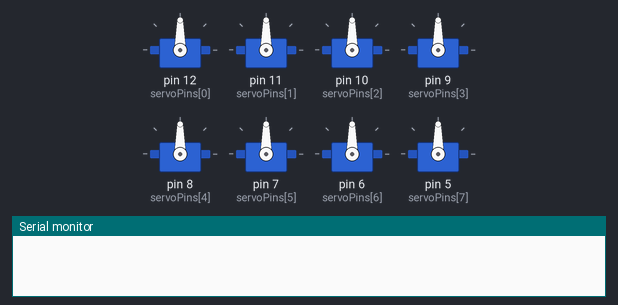
The sketch below on a simulated Arduino Uno, built with avr-gcc and run on an emulated ATmega328P. On the bench: 8 × servo, the last lines printed to the serial monitor.

Above: at 0.1 s.
At 1.15 s:
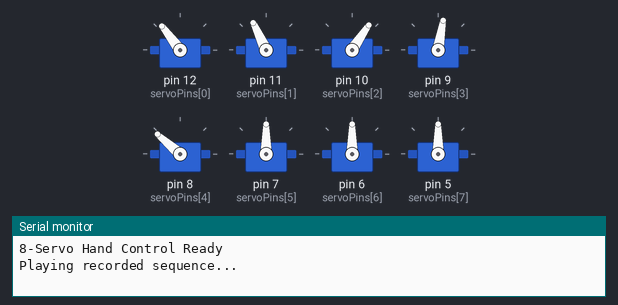
At 6.52 s:
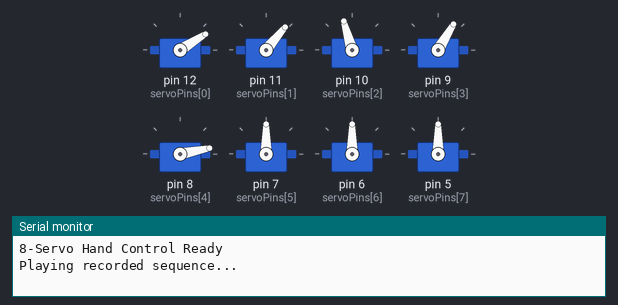
At 10.96 s:
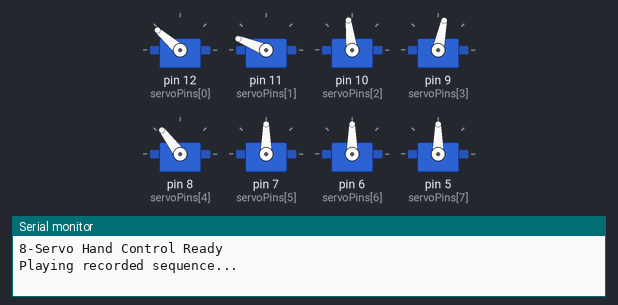
At 19.01 s:
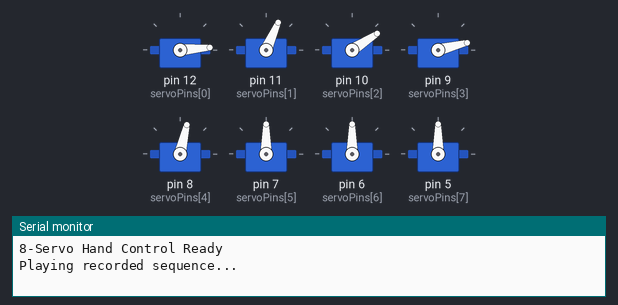
At 36.3 s:
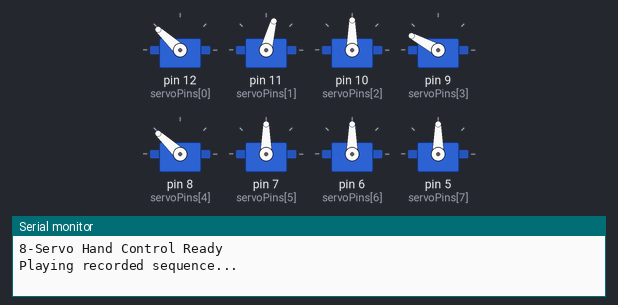
Timing chart, 0 to 37.8 s (numbered marks = the images above):
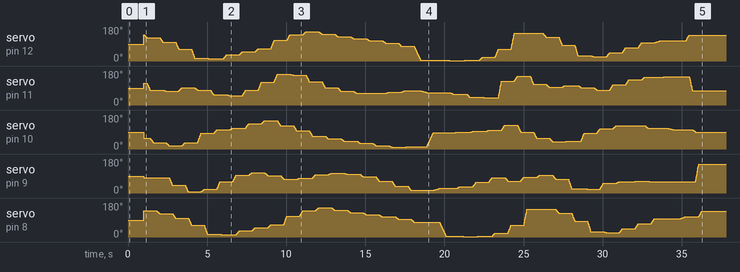

The sketch:

hand_movements_20251204_183200.ino
```cpp
/*
 * 8-Servo Hand Control - Generated Movement Code
 * Generated: 2025-12-04 18:32:00
 * Layers: 1
 * Total Movements: 1046
 *
 * Hardware: 5 Finger Servos + 3 Arm Servos
 * Fingers: Thumb, Index, Middle, Ring, Pinky
 * Arm: Shoulder, Elbow, Wrist
 *
 * Pin Mapping (reversed order):
 * Pin 12 -> Thumb (servo 0)
 * Pin 11 -> Index (servo 1)
 * Pin 10 -> Middle (servo 2)
 * Pin 9  -> Ring (servo 3)
 * Pin 8  -> Pinky (servo 4)
 * Pin 7  -> Shoulder (servo 5)
 * Pin 6  -> Elbow (servo 6)
 * Pin 5  -> Wrist (servo 7)
 */

#include <Servo.h>

// Servo objects for 8 servos (5 fingers + 3 arm)
Servo servo[8];

// Servo pins - REVERSED ORDER to match hardware (12-5)
int servoPins[8] = {12, 11, 10, 9, 8, 7, 6, 5};

// Forward declarations
void smoothMove(int servoIndex, int targetAngle, int steps = 10);
void centerAllServos();
void setFingers(int thumb, int index, int middle, int ring, int pinky);
void setArm(int wristRotate, int wristTilt, int elbow);

void setup() {
  Serial.begin(9600);

  // Attach servos
  for(int i = 0; i < 8; i++) {
    servo[i].attach(servoPins[i]);
    servo[i].write(90); // Center position
  }

  delay(1000);
  Serial.println("8-Servo Hand Control Ready");
}

void loop() {
  Serial.println("Playing recorded sequence...");

  playLayer1(); // Layer_1 (cursor mode)
  delay(2000); // Pause between layers

}

// Layer 1: Layer_1 - cursor mode
// Duration: 9.7s, Keyframes: 35 (reduced from 1046 frames)
void playLayer1() {
  // Keyframe 1 @ 0.00s: Fingers [139, 115, 56, 80, 139] Arm [-, -, -]
  delay(4);
  servo[0].write(139); // Thumb
  servo[1].write(115); // Index
  servo[2].write(56); // Middle
  servo[3].write(80); // Ring
  servo[4].write(139); // Pinky

  // Keyframe 2 @ 0.21s: Fingers [124, 78, 34, 80, 124] Arm [-, -, -]
  smoothMove(0, 124, 10); // Thumb
  smoothMove(1, 78, 10); // Index
  smoothMove(2, 34, 10); // Middle
  smoothMove(3, 80, 10); // Ring
  smoothMove(4, 124, 10); // Pinky

  // Keyframe 3 @ 0.42s: Fingers [100, 74, 16, 41, 100] Arm [-, -, -]
  smoothMove(0, 100, 10); // Thumb
  smoothMove(1, 74, 10); // Index
  smoothMove(2, 16, 10); // Middle
  smoothMove(3, 41, 10); // Ring
  smoothMove(4, 100, 10); // Pinky

  // Keyframe 4 @ 0.62s: Fingers [63, 91, 34, 6, 63] Arm [-, -, -]
  smoothMove(0, 63, 10); // Thumb
  smoothMove(1, 91, 10); // Index
  smoothMove(2, 34, 10); // Middle
  smoothMove(3, 6, 10); // Ring
  smoothMove(4, 63, 10); // Pinky

  // Keyframe 5 @ 0.82s: Fingers [14, 78, 83, 19, 14] Arm [-, -, -]
  smoothMove(0, 14, 10); // Thumb
  smoothMove(1, 78, 10); // Index
  smoothMove(2, 83, 10); // Middle
  smoothMove(3, 19, 10); // Ring
  smoothMove(4, 14, 10); // Pinky

  // Keyframe 6 @ 1.03s: Fingers [11, 53, 101, 59, 11] Arm [-, -, -]
  smoothMove(0, 11, 10); // Thumb
  smoothMove(1, 53, 10); // Index
  smoothMove(2, 101, 10); // Middle
  smoothMove(3, 59, 10); // Ring
  smoothMove(4, 11, 10); // Pinky

  // Keyframe 7 @ 1.24s: Fingers [32, 50, 111, 94, 32] Arm [-, -, -]
  smoothMove(0, 32, 10); // Thumb
  smoothMove(1, 50, 10); // Index
  smoothMove(2, 111, 10); // Middle
  smoothMove(3, 94, 10); // Ring
  smoothMove(4, 32, 10); // Pinky

  // Keyframe 8 @ 1.44s: Fingers [49, 77, 134, 106, 49] Arm [-, -, -]
  smoothMove(0, 49, 10); // Thumb
  smoothMove(1, 77, 10); // Index
  smoothMove(2, 134, 10); // Middle
  smoothMove(3, 106, 10); // Ring
  smoothMove(4, 49, 10); // Pinky

  // Keyframe 9 @ 1.65s: Fingers [64, 121, 149, 92, 64] Arm [-, -, -]
  smoothMove(0, 64, 10); // Thumb
  smoothMove(1, 121, 10); // Index
  smoothMove(2, 149, 10); // Middle
  smoothMove(3, 92, 10); // Ring
  smoothMove(4, 64, 10); // Pinky

  // Keyframe 10 @ 1.85s: Fingers [110, 162, 124, 73, 110] Arm [-, -, -]
  smoothMove(0, 110, 10); // Thumb
  smoothMove(1, 162, 10); // Index
  smoothMove(2, 124, 10); // Middle
  smoothMove(3, 73, 10); // Ring
  smoothMove(4, 110, 10); // Pinky

  // Keyframe 11 @ 2.05s: Fingers [139, 158, 97, 78, 139] Arm [-, -, -]
  smoothMove(0, 139, 10); // Thumb
  smoothMove(1, 158, 10); // Index
  smoothMove(2, 97, 10); // Middle
  smoothMove(3, 78, 10); // Ring
  smoothMove(4, 139, 10); // Pinky

  // Keyframe 12 @ 2.25s: Fingers [154, 124, 68, 97, 154] Arm [-, -, -]
  smoothMove(0, 154, 10); // Thumb
  smoothMove(1, 124, 10); // Index
  smoothMove(2, 68, 10); // Middle
  smoothMove(3, 97, 10); // Ring
  smoothMove(4, 154, 10); // Pinky

  // Keyframe 13 @ 2.46s: Fingers [142, 92, 53, 104, 142] Arm [-, -, -]
  smoothMove(0, 142, 10); // Thumb
  smoothMove(1, 92, 10); // Index
  smoothMove(2, 53, 10); // Middle
  smoothMove(3, 104, 10); // Ring
  smoothMove(4, 142, 10); // Pinky

  // Keyframe 14 @ 2.66s: Fingers [128, 72, 42, 99, 128] Arm [-, -, -]
  smoothMove(0, 128, 10); // Thumb
  smoothMove(1, 72, 10); // Index
  smoothMove(2, 42, 10); // Middle
  smoothMove(3, 99, 10); // Ring
  smoothMove(4, 128, 10); // Pinky

  // Keyframe 15 @ 2.87s: Fingers [117, 62, 30, 85, 117] Arm [-, -, -]
  smoothMove(0, 117, 10); // Thumb
  smoothMove(1, 62, 10); // Index
  smoothMove(2, 30, 10); // Middle
  smoothMove(3, 85, 10); // Ring
  smoothMove(4, 117, 10); // Pinky

  // Keyframe 16 @ 3.07s: Fingers [107, 61, 17, 63, 107] Arm [-, -, -]
  smoothMove(0, 107, 10); // Thumb
  smoothMove(1, 61, 10); // Index
  smoothMove(2, 17, 10); // Middle
  smoothMove(3, 63, 10); // Ring
  smoothMove(4, 107, 10); // Pinky

  // Keyframe 17 @ 3.27s: Fingers [95, 68, 10, 37, 95] Arm [-, -, -]
  smoothMove(0, 95, 10); // Thumb
  smoothMove(1, 68, 10); // Index
  smoothMove(2, 10, 10); // Middle
  smoothMove(3, 37, 10); // Ring
  smoothMove(4, 95, 10); // Pinky

  // Keyframe 18 @ 3.48s: Fingers [77, 75, 12, 14, 77] Arm [-, -, -]
  smoothMove(0, 77, 10); // Thumb
  smoothMove(1, 75, 10); // Index
  smoothMove(2, 12, 10); // Middle
  smoothMove(3, 14, 10); // Ring
  smoothMove(4, 77, 10); // Pinky

  // Keyframe 19 @ 4.45s: Fingers [5, 66, 85, 24, 5] Arm [-, -, -]
  smoothMove(0, 5, 20); // Thumb
  smoothMove(1, 66, 20); // Index
  smoothMove(2, 85, 20); // Middle
  smoothMove(3, 24, 20); // Ring
  smoothMove(4, 5, 20); // Pinky

  // Keyframe 20 @ 4.67s: Fingers [2, 58, 89, 34, 2] Arm [-, -, -]
  smoothMove(0, 2, 11); // Thumb
  smoothMove(1, 58, 11); // Index
  smoothMove(2, 89, 11); // Middle
  smoothMove(3, 34, 11); // Ring
  smoothMove(4, 2, 11); // Pinky

  // Keyframe 21 @ 4.88s: Fingers [4, 40, 93, 56, 4] Arm [-, -, -]
  smoothMove(0, 4, 10); // Thumb
  smoothMove(1, 40, 10); // Index
  smoothMove(2, 93, 10); // Middle
  smoothMove(3, 56, 10); // Ring
  smoothMove(4, 4, 10); // Pinky

  // Keyframe 22 @ 5.08s: Fingers [21, 38, 99, 82, 21] Arm [-, -, -]
  smoothMove(0, 21, 10); // Thumb
  smoothMove(1, 38, 10); // Index
  smoothMove(2, 99, 10); // Middle
  smoothMove(3, 82, 10); // Ring
  smoothMove(4, 21, 10); // Pinky

  // Keyframe 23 @ 5.28s: Fingers [62, 126, 127, 63, 62] Arm [-, -, -]
  smoothMove(0, 62, 10); // Thumb
  smoothMove(1, 126, 10); // Index
  smoothMove(2, 127, 10); // Middle
  smoothMove(3, 63, 10); // Ring
  smoothMove(4, 62, 10); // Pinky

  // Keyframe 24 @ 5.49s: Fingers [146, 153, 89, 83, 146] Arm [-, -, -]
  smoothMove(0, 146, 10); // Thumb
  smoothMove(1, 153, 10); // Index
  smoothMove(2, 89, 10); // Middle
  smoothMove(3, 83, 10); // Ring
  smoothMove(4, 146, 10); // Pinky

  // Keyframe 25 @ 5.70s: Fingers [146, 109, 57, 95, 146] Arm [-, -, -]
  smoothMove(0, 146, 10); // Thumb
  smoothMove(1, 109, 10); // Index
  smoothMove(2, 57, 10); // Middle
  smoothMove(3, 95, 10); // Ring
  smoothMove(4, 146, 10); // Pinky

  // Keyframe 26 @ 5.90s: Fingers [126, 93, 39, 72, 126] Arm [-, -, -]
  smoothMove(0, 126, 10); // Thumb
  smoothMove(1, 93, 10); // Index
  smoothMove(2, 39, 10); // Middle
  smoothMove(3, 72, 10); // Ring
  smoothMove(4, 126, 10); // Pinky

  // Keyframe 27 @ 6.10s: Fingers [84, 103, 42, 23, 84] Arm [-, -, -]
  smoothMove(0, 84, 10); // Thumb
  smoothMove(1, 103, 10); // Index
  smoothMove(2, 42, 10); // Middle
  smoothMove(3, 23, 10); // Ring
  smoothMove(4, 84, 10); // Pinky

  // Keyframe 28 @ 6.31s: Fingers [28, 92, 84, 21, 28] Arm [-, -, -]
  smoothMove(0, 28, 10); // Thumb
  smoothMove(1, 92, 10); // Index
  smoothMove(2, 84, 10); // Middle
  smoothMove(3, 21, 10); // Ring
  smoothMove(4, 28, 10); // Pinky

  // Keyframe 29 @ 6.51s: Fingers [22, 78, 108, 52, 22] Arm [-, -, -]
  smoothMove(0, 22, 10); // Thumb
  smoothMove(1, 78, 10); // Index
  smoothMove(2, 108, 10); // Middle
  smoothMove(3, 52, 10); // Ring
  smoothMove(4, 22, 10); // Pinky

  // Keyframe 30 @ 6.71s: Fingers [44, 106, 122, 60, 44] Arm [-, -, -]
  smoothMove(0, 44, 10); // Thumb
  smoothMove(1, 106, 10); // Index
  smoothMove(2, 122, 10); // Middle
  smoothMove(3, 60, 10); // Ring
  smoothMove(4, 44, 10); // Pinky

  // Keyframe 31 @ 6.92s: Fingers [70, 133, 124, 61, 70] Arm [-, -, -]
  smoothMove(0, 70, 10); // Thumb
  smoothMove(1, 133, 10); // Index
  smoothMove(2, 124, 10); // Middle
  smoothMove(3, 61, 10); // Ring
  smoothMove(4, 70, 10); // Pinky

  // Keyframe 32 @ 7.13s: Fingers [96, 148, 110, 59, 96] Arm [-, -, -]
  smoothMove(0, 96, 10); // Thumb
  smoothMove(1, 148, 10); // Index
  smoothMove(2, 110, 10); // Middle
  smoothMove(3, 59, 10); // Ring
  smoothMove(4, 96, 10); // Pinky

  // Keyframe 33 @ 7.67s: Fingers [108, 150, 102, 60, 108] Arm [-, -, -]
  smoothMove(0, 108, 20); // Thumb
  smoothMove(1, 150, 20); // Index
  smoothMove(2, 102, 20); // Middle
  smoothMove(3, 60, 20); // Ring
  smoothMove(4, 108, 20); // Pinky

  // Keyframe 34 @ 7.88s: Fingers [137, 75, 90, 152, 137] Arm [-, -, -]
  smoothMove(0, 137, 10); // Thumb
  smoothMove(1, 75, 10); // Index
  smoothMove(2, 90, 10); // Middle
  smoothMove(3, 152, 10); // Ring
  smoothMove(4, 137, 10); // Pinky

  // Keyframe 35 @ 9.64s: Fingers [137, 75, 90, 152, 137] Arm [-, -, -]
  smoothMove(0, 137, 20); // Thumb
  smoothMove(1, 75, 20); // Index
  smoothMove(2, 90, 20); // Middle
  smoothMove(3, 152, 20); // Ring
  smoothMove(4, 137, 20); // Pinky

}

// Utility Functions
void centerAllServos() {
  Serial.println("Centering all servos...");
  for(int i = 0; i < 8; i++) {
    servo[i].write(90);
    delay(100);
  }
}

void smoothMove(int servoIndex, int targetAngle, int steps = 10) {
  int currentAngle = servo[servoIndex].read();
  float stepSize = (float)(targetAngle - currentAngle) / (float)steps;

  for(int i = 1; i <= steps; i++) {
    int newAngle = currentAngle + (int)(stepSize * i);
    servo[servoIndex].write(newAngle);
    delay(20);  // 20ms per step for smooth motion
  }
  servo[servoIndex].write(targetAngle);  // Ensure exact target reached
}

// Individual servo control functions
void setFingers(int thumb, int index, int middle, int ring, int pinky) {
  servo[0].write(thumb);
  servo[1].write(index);
  servo[2].write(middle);
  servo[3].write(ring);
  servo[4].write(pinky);
}

void setArm(int wristRotate, int wristTilt, int elbow) {
  servo[5].write(wristRotate);
  servo[6].write(wristTilt);
  servo[7].write(elbow);
}
```
